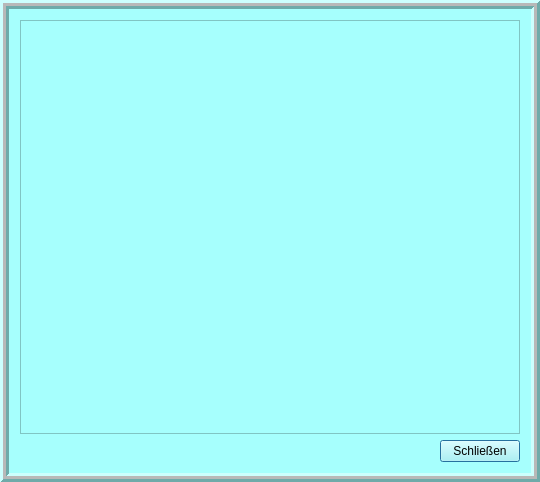
<?xml version="1.0" encoding="UTF-8"?>
<ui version="4.0">
 <class>linboConsole</class>
 <widget class="QDialog" name="linboConsole">
  <property name="geometry">
   <rect>
    <x>0</x>
    <y>0</y>
    <width>540</width>
    <height>482</height>
   </rect>
  </property>
  <property name="minimumSize">
   <size>
    <width>400</width>
    <height>300</height>
   </size>
  </property>
  <property name="windowTitle">
   <string>Console</string>
  </property>
  <property name="styleSheet">
   <string notr="true">background-color: rgb(166, 255, 253);</string>
  </property>
  <layout class="QHBoxLayout" name="horizontalLayout_2">
   <property name="leftMargin">
    <number>0</number>
   </property>
   <property name="topMargin">
    <number>0</number>
   </property>
   <property name="rightMargin">
    <number>0</number>
   </property>
   <property name="bottomMargin">
    <number>0</number>
   </property>
   <item>
    <widget class="QFrame" name="frame">
     <property name="frameShape">
      <enum>QFrame::Box</enum>
     </property>
     <property name="frameShadow">
      <enum>QFrame::Raised</enum>
     </property>
     <property name="lineWidth">
      <number>3</number>
     </property>
     <property name="midLineWidth">
      <number>3</number>
     </property>
     <layout class="QVBoxLayout" name="verticalLayout">
      <item>
       <widget class="ConsoleWidget" name="output">
        <property name="minimumSize">
         <size>
          <width>500</width>
          <height>400</height>
         </size>
        </property>
        <property name="font">
         <font>
          <pointsize>8</pointsize>
         </font>
        </property>
        <property name="tabChangesFocus">
         <bool>true</bool>
        </property>
       </widget>
      </item>
      <item>
       <layout class="QHBoxLayout" name="horizontalLayout">
        <item>
         <spacer name="horizontalSpacer">
          <property name="orientation">
           <enum>Qt::Horizontal</enum>
          </property>
          <property name="sizeHint" stdset="0">
           <size>
            <width>20</width>
            <height>10</height>
           </size>
          </property>
         </spacer>
        </item>
        <item>
         <widget class="QPushButton" name="pushButton">
          <property name="sizePolicy">
           <sizepolicy hsizetype="Preferred" vsizetype="Preferred">
            <horstretch>0</horstretch>
            <verstretch>0</verstretch>
           </sizepolicy>
          </property>
          <property name="text">
           <string>Schließen</string>
          </property>
          <property name="autoDefault">
           <bool>true</bool>
          </property>
          <property name="default">
           <bool>true</bool>
          </property>
         </widget>
        </item>
       </layout>
      </item>
     </layout>
    </widget>
   </item>
  </layout>
 </widget>
 <layoutdefault spacing="6" margin="11"/>
 <pixmapfunction>qPixmapFromMimeSource</pixmapfunction>
 <customwidgets>
  <customwidget>
   <class>ConsoleWidget</class>
   <extends>QPlainTextEdit</extends>
   <header>consolewidget.h</header>
  </customwidget>
 </customwidgets>
 <resources/>
 <connections/>
</ui>
